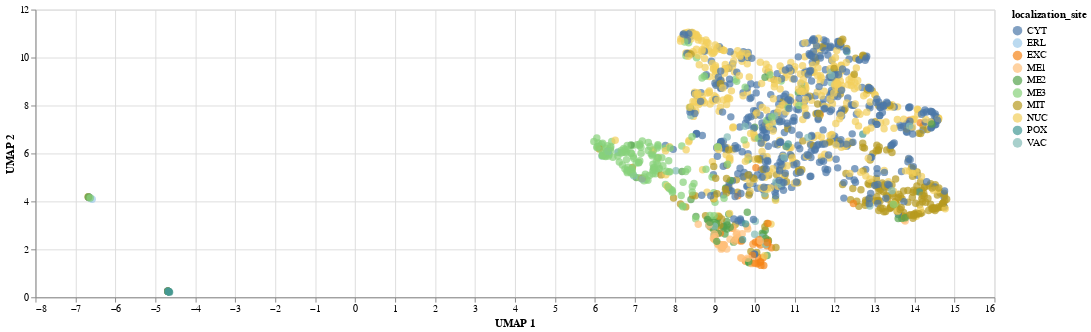

Notebook code for this chart:
### Code cell
import altair as alt
base = alt.Chart(merged_datasets).encode().properties(
    width=1000,)
base.mark_circle(size=60).encode(
    x=alt.X('UMAP_Component_1', title="UMAP 1"),
    y=alt.Y('UMAP_Component_2', title="UMAP 2"),
    color=alt.Color('localization_site:N', scale=alt.Scale(scheme='tableau20') )
)

### Figure 1 — Vega-Lite specification as saved in the notebook (floating-point values rounded to 4 significant figures; data arrays with more than 128 entries replaced by an {"elided": "..."} marker saying what was removed)
{"config": {"view": {"continuousWidth": 300, "continuousHeight": 300}}, "data": {"name": "data-e8d82b916641f0de6cea1816e095ad8b"}, "mark": {"type": "circle", "size": 60}, "encoding": {"color": {"field": "localization_site", "scale": {"scheme": "tableau20"}, "type": "nominal"}, "x": {"field": "UMAP_Component_1", "title": "UMAP 1", "type": "quantitative"}, "y": {"field": "UMAP_Component_2", "title": "UMAP 2", "type": "quantitative"}}, "width": 1000, "$schema": "https://vega.github.io/schema/vega-lite/v5.20.1.json", "datasets": {"data-e8d82b916641f0de6cea1816e095ad8b": {"elided": "1484 records"}}}
